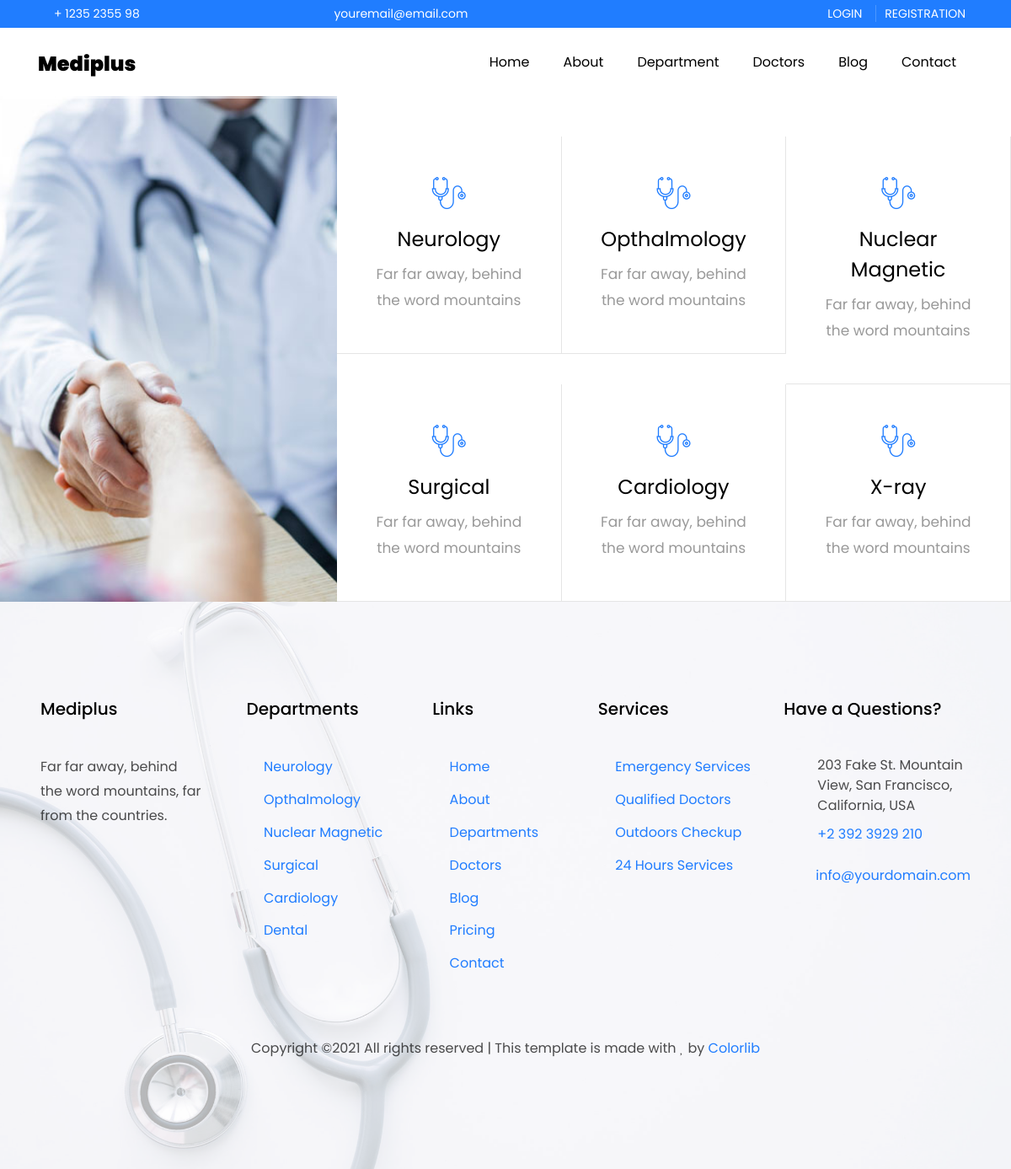
Screenshot of /depertment.php with the database file from the repository.
### tables this page shows
CREATE TABLE `depart` (
  `id` int(11) NOT NULL,
  `name` varchar(50) NOT NULL
);

### depertment.php (the view)
<?php include "templates/header.php"  ?>
<?php include "templates/nav.php"  ?>
<div class="fixstyle"></div>
<section class="ftco-section ftco-no-pt ftco-no-pb" id="department-section">
    	<div class="container-fluid px-0">
    		<div class="row no-gutters">
    			<div class="col-md-4 d-flex">
    				<div class="img img-dept align-self-stretch" style="background-image: url(images/dept-1.jpg);"></div>
    			</div>
    			<div class="col-md-8 mt-5">
    				<div class="row no-gutters">
					<?php
			include "db.php";
			$query = "SELECT * FROM depart";
			$res = mysqli_query($conn, $query);
			if($res){
				while($re = $res->fetch_assoc()){?>
    					<div class="col-md-4">
    						<div class="department-wrap p-4 ftco-animate">
    							<div class="text p-2 text-center">
    								<div class="icon">
    									<span class="flaticon-stethoscope"></span>
    								</div>
    								<h3><a href="#"><?php echo $re['name']; ?></a></h3>
    								<p>Far far away, behind the word mountains</p>
    							</div>
    						</div>
							</div>
    					<?php 	}	}?>
    				</div>
    			</div>
    		</div>
    	</div>
    </section>
    <?php include "templates/footer.php"  ?>

### rows the page displays
depart: name "Neurology"
depart: name "Opthalmology"
depart: name "Nuclear Magnetic"
depart: name "Surgical"
depart: name "Cardiology"
depart: name "X-ray"
